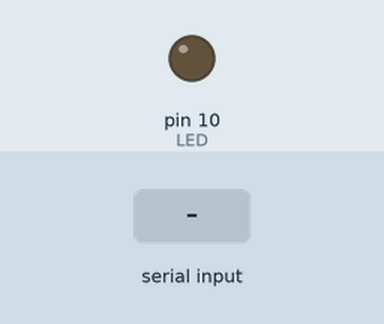
Simulated run of this sketch. Board: Arduino Uno, built with avr-gcc and run on an emulated ATmega328P. Parts: output pins drawn as LEDs (lit = HIGH). Inputs (shaded band) come from the test bench.

Above: at 1.2 s.
1.3 s: byte 1 (1) received over Serial
At 1.45 s:
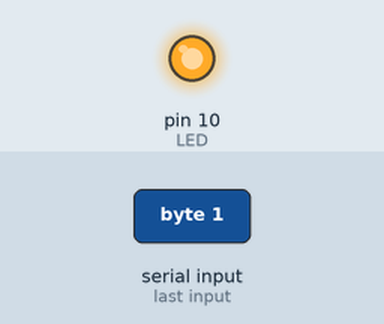
Timing chart, 0 to 4.3 s (numbered marks = the images above; inputs shaded):
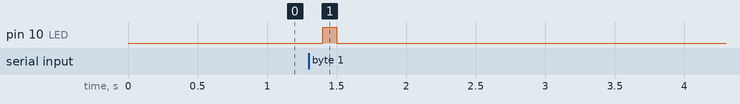

Measured:
- after the input at 1.3 s, pin 10 (LED): LOW → HIGH after 0.10 s, → LOW 0.10 s later

The sketch:

serialLED.ino
```cpp
int LED = 10;

void setup()
{
	pinMode(LED, OUTPUT);
	Serial.begin(9600); // Baud Rate - 9600
}

void loop()
{
	if(Serial.read() == 1)
		digitalWrite(LED, HIGH);
	else
		digitalWrite(LED, LOW);

	delay(100); // 0.1 second
}
```
